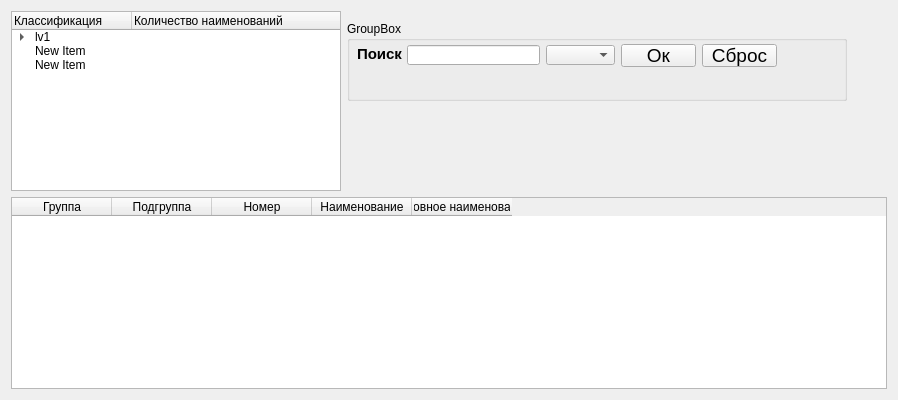
      <widget class="QWidget" name="tab_nom">
       <attribute name="title">
        <string>Номенклатура</string>
       </attribute>
       <layout class="QGridLayout" name="gridLayout_38">
        <item row="1" column="0">
         <widget class="QTableWidget" name="table_nom">
          <column>
           <property name="text">
            <string>Группа</string>
           </property>
          </column>
          <column>
           <property name="text">
            <string>Подгруппа</string>
           </property>
          </column>
          <column>
           <property name="text">
            <string>Номер</string>
           </property>
          </column>
          <column>
           <property name="text">
            <string>Наименование</string>
           </property>
          </column>
          <column>
           <property name="text">
            <string>Условное наименование</string>
           </property>
          </column>
         </widget>
        </item>
        <item row="0" column="0">
         <layout class="QHBoxLayout" name="layout_serch_nom">
          <item>
           <widget class="QTreeWidget" name="treewidget_serch_nom">
            <property name="sizePolicy">
             <sizepolicy hsizetype="Maximum" vsizetype="Maximum">
              <horstretch>0</horstretch>
              <verstretch>0</verstretch>
             </sizepolicy>
            </property>
            <property name="minimumSize">
             <size>
              <width>330</width>
              <height>180</height>
             </size>
            </property>
            <property name="font">
             <font>
              <weight>62</weight>
              <italic>false</italic>
              <bold>true</bold>
             </font>
            </property>
            <attribute name="headerDefaultSectionSize">
             <number>120</number>
            </attribute>
            <column>
             <property name="text">
              <string notr="true">Классификация</string>
             </property>
            </column>
            <column>
             <property name="text">
              <string>Количество наименований</string>
             </property>
            </column>
            <item>
             <property name="text">
              <string>lv1</string>
             </property>
             <item>
              <property name="text">
               <string>lv2</string>
              </property>
             </item>
            </item>
            <item>
             <property name="text">
              <string>New Item</string>
             </property>
            </item>
            <item>
             <property name="text">
              <string>New Item</string>
             </property>
            </item>
           </widget>
          </item>
          <item>
           <layout class="QHBoxLayout" name="layout1_name_serch_nom">
            <item>
             <layout class="QVBoxLayout" name="layout2_name_serch_nom">
              <item>
               <widget class="QGroupBox" name="groupbox_name_serch_nom">
                <property name="minimumSize">
                 <size>
                  <width>500</width>
                  <height>80</height>
                 </size>
                </property>
                <property name="maximumSize">
                 <size>
                  <width>500</width>
                  <height>80</height>
                 </size>
                </property>
                <property name="title">
                 <string>GroupBox</string>
                </property>
                <widget class="QLabel" name="label1_name_serch_nom">
                 <property name="geometry">
                  <rect>
                   <x>10</x>
                   <y>23</y>
                   <width>55</width>
                   <height>19</height>
                  </rect>
                 </property>
                 <property name="minimumSize">
                  <size>
                   <width>55</width>
                   <height>0</height>
                  </size>
                 </property>
                 <property name="font">
                  <font>
                   <pointsize>11</pointsize>
                   <weight>75</weight>
                   <italic>false</italic>
                   <bold>true</bold>
                  </font>
                 </property>
                 <property name="text">
                  <string>Поиск</string>
                 </property>
                </widget>
                <widget class="QLineEdit" name="lineedit_name_serch_nom">
                 <property name="geometry">
                  <rect>
                   <x>60</x>
                   <y>24</y>
                   <width>133</width>
                   <height>20</height>
                  </rect>
                 </property>
                </widget>
                <widget class="QComboBox" name="combobox_name_sech_nom">
                 <property name="geometry">
                  <rect>
                   <x>199</x>
                   <y>24</y>
                   <width>69</width>
                   <height>20</height>
                  </rect>
                 </property>
                </widget>
                <widget class="QPushButton" name="pushbutton_ok_serch_nom">
                 <property name="geometry">
                  <rect>
                   <x>274</x>
                   <y>23</y>
                   <width>75</width>
                   <height>23</height>
                  </rect>
                 </property>
                 <property name="font">
                  <font>
                   <pointsize>14</pointsize>
                   <weight>50</weight>
                   <italic>false</italic>
                   <bold>false</bold>
                  </font>
                 </property>
                 <property name="text">
                  <string>Ок</string>
                 </property>
                </widget>
                <widget class="QPushButton" name="pushbutton_cancel_serch_nom">
                 <property name="geometry">
                  <rect>
                   <x>355</x>
                   <y>23</y>
                   <width>75</width>
                   <height>23</height>
                  </rect>
                 </property>
                 <property name="font">
                  <font>
                   <pointsize>14</pointsize>
                   <weight>50</weight>
                   <italic>false</italic>
                   <bold>false</bold>
                  </font>
                 </property>
                 <property name="text">
                  <string>Сброс</string>
                 </property>
                </widget>
               </widget>
              </item>
              <item>
               <spacer name="vspacer_serch_nom">
                <property name="orientation">
                 <enum>Qt::Vertical</enum>
                </property>
                <property name="sizeType">
                 <enum>QSizePolicy::Fixed</enum>
                </property>
                <property name="sizeHint" stdset="0">
                 <size>
                  <width>20</width>
                  <height>80</height>
                 </size>
                </property>
               </spacer>
              </item>
             </layout>
            </item>
            <item>
             <spacer name="hspacer_serch_nom">
              <property name="orientation">
               <enum>Qt::Horizontal</enum>
              </property>
              <property name="sizeHint" stdset="0">
               <size>
                <width>40</width>
                <height>20</height>
               </size>
              </property>
             </spacer>
            </item>
           </layout>
          </item>
         </layout>
        </item>
       </layout>
      </widget>
